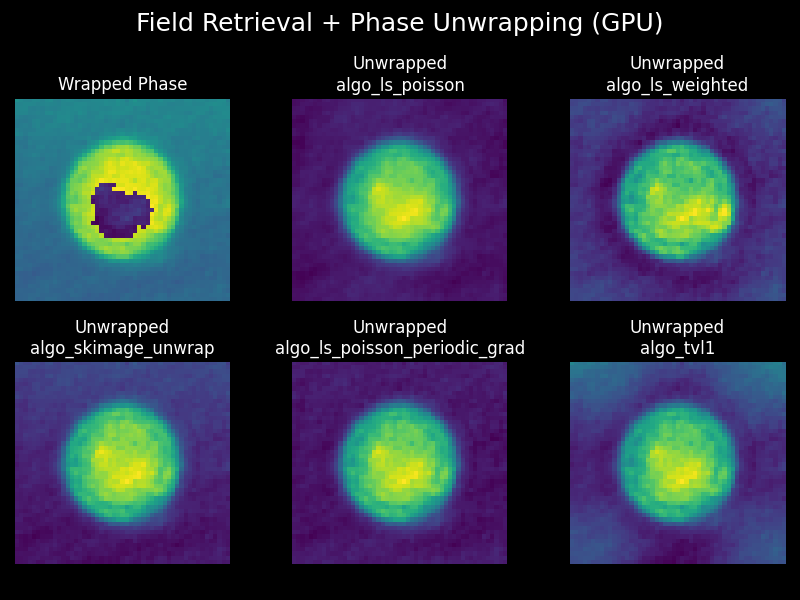

Recreate this plot in Python.
"""
Field retrieval (qpretrieve) and
phase unwrapping (unwrap_phase_gpu) on GPU.
"""

import matplotlib.pyplot as plt
import numpy as np
import qpretrieve
import unwrap_phase_gpu as upg

# Force GPU backend for both libraries.
qpretrieve.set_ndarray_backend("cupy")
upg.set_ndarray_backend("cupy")
xp = upg.get_ndarray_backend()

edata = np.load("./data/hologram_cell.npz")
holo = qpretrieve.OffAxisHologram(data=edata["data"])
bg = qpretrieve.OffAxisHologram(data=edata["bg_data"])

holo.run_pipeline(filter_name="disk", filter_size=1 / 2, scale_to_filter=True)
bg.process_like(holo)
phase_wrapped = xp.asarray(holo.phase - bg.phase).astype(xp.float32)

# Unwrap the phase with all available algorithms
outputs = {}
for algo_name, algo in upg.algos_available().items():
    outputs[algo_name] = algo(phase_wrapped)
skimage_out = outputs.get("algo_skimage_unwrap", None)
if skimage_out is not None:
    outputs_no_skimage = {k: v for k, v in outputs.items() if k != "algo_skimage_unwrap"}
else:
    outputs_no_skimage = outputs

# plot the wrapped and unwrapped phases
plt.style.use("dark_background")
fig, axes = plt.subplots(2, 3, figsize=(8, 6))
fig.suptitle("Field Retrieval + Phase Unwrapping (GPU)", fontsize=18)
axes = axes.flatten(order="F")

axes[0].imshow(phase_wrapped.get()[0])
axes[0].set_title("Wrapped Phase")

if skimage_out is not None:
    axes[1].imshow(skimage_out.get()[0])
    axes[1].set_title("Unwrapped\nalgo_skimage_unwrap")
else:
    axes[1].text(0.5, 0.5, "skimage missing", ha="center", va="center")
    axes[1].set_title("Unwrapped\nalgo_skimage_unwrap")

for i, (algo_name, arr) in enumerate(outputs_no_skimage.items(), start=2):
    ax = axes[i]
    ax.imshow(arr.get()[0])
    ax.set_title(f"Unwrapped\n{algo_name}")

for ax in axes:
    ax.set_axis_off()

plt.tight_layout(w_pad=4.5)
plt.savefig("gpu_field_retr_phase_unwrapping.png")
# plt.show()
